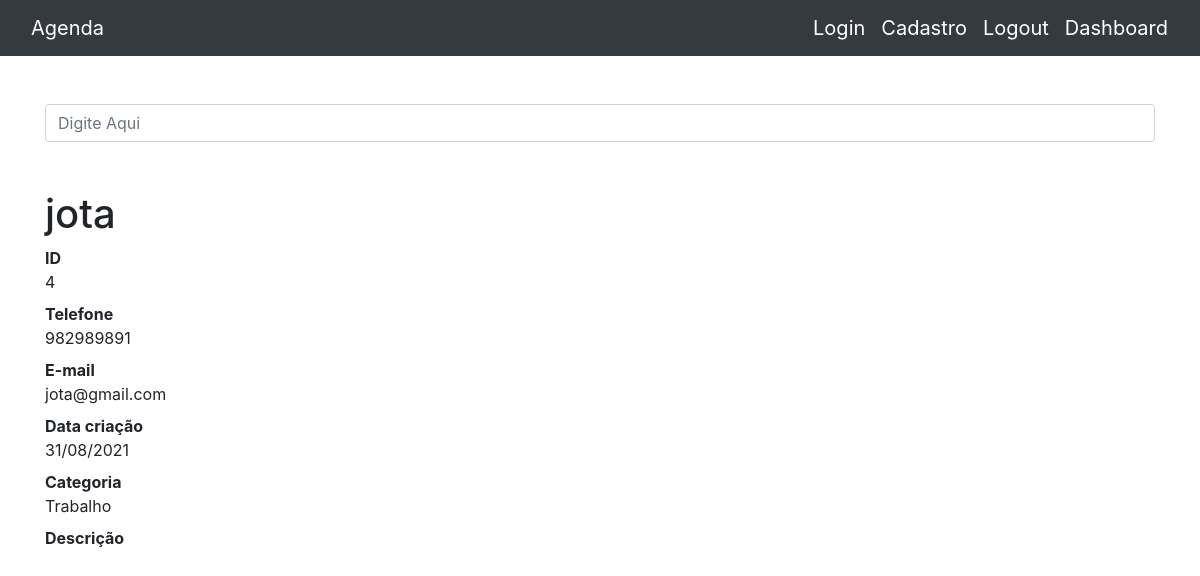
/4, run on the app's committed database.
### contatos/models.py (models this page shows, shortened)
class Contato(models.Model):
    nome = models.CharField(max_length=300)
    sobrenome = models.CharField(max_length=300, blank=True)
    telefone = models.CharField(max_length=300)
    email = models.CharField(max_length=300, blank=True)
    data_criacao = models.DateField(default=timezone.now)
    descricao = models.TextField(blank=True)
    categoria = models.ForeignKey(Categoria, on_delete=models.DO_NOTHING)
    mostrar = models.BooleanField(default=True)
    foto = models.ImageField(blank=True, upload_to='fotos/%Y/%m/%d')

class Categoria(models.Model):
    nome = models.CharField(max_length=300)
    def __str__(self):
        return self.nome

### contatos/views.py (the view)
# urls.py: path('<int:contato_id>', views.ver_contato, name='ver_contato'),
def ver_contato(request, contato_id):
    contato = get_object_or_404(Contato, id=contato_id)
    if not contato.mostrar:
        raise Http404()
    return render(request, 'contatos/ver_contato.html', {
        'contato': contato
    })

### contatos/templates/contatos/ver_contato.html (shortened to what this page needs)
{% extends 'base.html' %}
{%block conteudo%}
        <h1 class="mt-5">{{contato.nome}}</h1>
        <dl>
          <dt>ID</dt>
          <dd>{{contato.id}}</dd>
          <dt>Telefone</dt>
          <dd>{{contato.telefone}}</dd>
          <dt>E-mail</dt>
          <dd>{{contato.email}}</dd>
          <dt>Data criação</dt>
          <dd>{{contato.data_criacao|date:'d/m/Y'}}</dd>
          <dt>Categoria</dt>
          <dd>{{contato.categoria}}</dd>
          <dt>Descrição</dt>
        </dl>
{%endblock%}

### data on the page
Contato: nome "jota", id "4", telefone "982989891", email "jota@gmail.com", data_criacao "31/08/2021", categoria "Trabalho"
